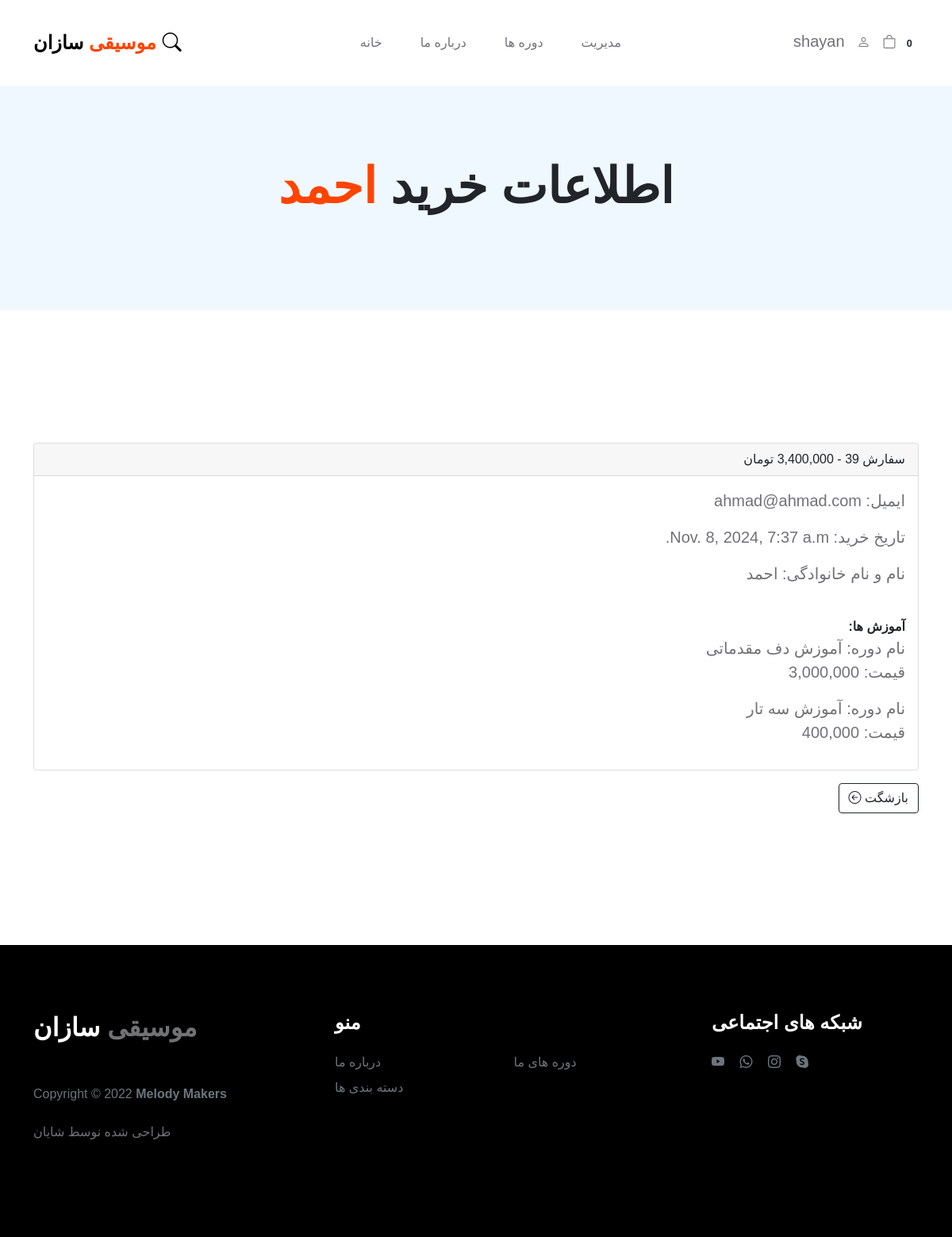
Page /payment/orders/39 (signed in) on the committed database.
### Payment/models.py (models this page shows, shortened)
class Order(models.Model):
    user = models.ForeignKey(User, on_delete=models.CASCADE, null=True, blank=True)
    full_name = models.CharField(max_length=50)
    email = models.EmailField(max_length=250)
    amount_paid = models.DecimalField(max_digits=13, decimal_places=0)
    date_ordered = models.DateTimeField(auto_now_add=True)

class OrderItem(models.Model):
    order = models.ForeignKey(Order, on_delete=models.CASCADE, null=True, blank=True)
    course = models.ForeignKey(Course, on_delete=models.CASCADE, null=True, blank=True)
    user = models.ForeignKey(User, on_delete=models.CASCADE, null=True, blank=True)
    price = models.DecimalField(max_digits=13,decimal_places=0)

### Course/models.py (models this page shows)
class Course(models.Model):
    name = models.CharField(max_length=40)
    description = models.CharField(max_length=500, default='', blank=True)
    price = models.DecimalField(default=0, decimal_places=0, max_digits=150)
    category = models.ForeignKey(Category,on_delete=models.CASCADE,default=1)
    picture = models.ImageField(upload_to='upload/course/')
    is_sale = models.BooleanField(default=False)
    sale_price = models.DecimalField(max_digits=14, decimal_places=0, null=True, blank=True)
    length = models.CharField(default=0, max_length=250)
    days = models.CharField(max_length=40,default='')
    teacher_name = models.CharField(max_length=40,default='')
    def __str__(self):
        return self.name

### Payment/views.py (the view)
# urls.py: path('orders/<int:pk>', views.orders, name='orders'),
def orders(request,pk):
    if request.user.is_authenticated and request.user.is_superuser:
        order = Order.objects.get(id=pk)
        items = OrderItem.objects.filter(order=pk)
        return render(request, 'orders.html', {"order":order, "items":items})

### Cart/cart.py (called while the page is built)
    def __len__(self):
        return len(self.cart)

### Cart/context_processors.py (called while the page is built)
def cart(request):
    return{'cart':Cart(request)}

### Payment/templates/orders.html
{% extends 'base.html' %}
{% load static %}
{% load humanize %}
{% block content %}
<header class="site-header section-padding d-flex justify-content-center align-items-center">
    <div class="container">
        <div class="row">
            <center>
              <div class="col-lg-10 col-12" dir="rtl">
                <h1>
                    <span class=" text-dark">   اطلاعات خرید    </span>
                    <span class="text-primary">{{order.full_name}} </span>
                </h1>
            </div>
            </center>
        </div>
    </div>
  </header>
 <section class="h-100 h-custom"  dir="rtl">
    <div class="container py-5 h-100">
        <div class="row d-flex justify-content-center align-items-center h-100">
            <div class="col-7 col-sm">
                <div class="card">
                    <div class="card-header">
                      سفارش {{order.id}}  -  {{order.amount_paid | intcomma}} تومان
                    </div>
                    <div class="card-body">
                        <p>ایمیل: {{order.email}}</p>
                        <p>تاریخ خرید: {{order.date_ordered}}</p>
                        <p>نام و نام خانوادگی: {{order.full_name}}</p><br>
                        <strong> آموزش ها:</strong>
                        {% for item in items %}
                        <p> نام دوره: {{ item.course }} <br>قیمت: {{item.price | intcomma}}</p>
                        {% endfor %}
                    </div>
                  </div>
                  <a class="btn btn-outline-dark flex-shrink-0  mt-3" href="{% url 'item_list' %}">
                    بازشگت
                    <i class="bi bi-arrow-left-circle"></i>
                   </a>
            </div>
        </div>
    </div>
  </section>
{% endblock content %}

### Course/templates/navbar.html (shortened to what this page needs)
<nav class="navbar navbar-expand-lg">
    <div class="container">
        <a class="navbar-brand" href="{% url 'home' %}">
            <strong><span>موسیقی</span> سازان</strong>
        </a>
        <a class="navbar-brand mx-2" href="{% url 'search' %}">
            <i class="bi bi-search"></i>
        </a>
        <div class="collapse navbar-collapse" id="navbarNav">
            <ul class="navbar-nav mx-auto">
                <li class="nav-item">
                    <a class="nav-link" href="{% url 'home' %}">خانه</a>
                </li>
                <li class="nav-item">
                    <a class="nav-link" href="{% url 'about' %}">درباره ما</a>
                </li>
                <li class="nav-item dropdown">
                    <a class="nav-link dropdown-toggle" id="navbarDropdown" href="#" role="button" data-bs-toggle="dropdown" aria-expanded="false">دوره ها</a>
                </li>
                {% if user.is_superuser %}
                    <li class="nav-item dropdown">
                        <a class="nav-link dropdown-toggle" id="navbarDropdown" href="{% url 'update_user' %}" role="button" data-bs-toggle="dropdown" aria-expanded="false">مدیریت</a>
                    </li>
                {% endif %}
            </ul>
        </div>
        <div class="d-flex align-items-center ms-auto">
            {% if user.is_authenticated %}
            <p style="margin-top: 12px;">{{user.username}}</p>
                <div class="nav-item dropdown">
                    <a class="nav-link dropdown-toggle bi-person custom-icon" id="navbarDropdown" href="#" role="button" data-bs-toggle="dropdown" aria-expanded="false"></a>
                </div>
            {% else %}
                <a href="{% url 'login' %}" class="bi-person custom-icon me-3"></a>
            {% endif %}
            <form action="d-flex">
                <a href="{% url 'cart_summary' %}" class="bi-bag custom-icon">
                    <span class="badge bg-white text-dark rounded-pill" id="cart_quantity">{{ cart|length }}</span>
                </a>
            </form>
        </div>
    </div>
</nav>

### static/css/tooplate-little-fashion.css (style rules this page uses)
:root { --white-color: #FFFFFF; --primary-color: #FF4400; --section-bg-color: #f0f8ff; --dark-color: #000000; --grey-color: #d0d1d1; --p-color: #717275; --body-font-family: 'B Nazanin', 'Vazir', sans-serif; --h5-font-size: 24px; --p-font-size: 20px; --copyright-text-font-size: 16px; --product-link-font-size: 14px; --custom-link-font-size: 12px; --font-weight-thin: 100; --font-weight-light: 300; --font-weight-normal: 400; --font-weight-bold: 700; --font-weight-black: 900; }
body, html { height: 100%; }
html { scroll-behavior: smooth; }
body { background: var(--white-color); font-family: var(--body-font-family); position: relative; }
h1, h2, h3, h4, h5, h6 { font-weight: var(--font-weight-bold); }
h1, h2 { font-weight: var(--font-weight-black); }
h1 { font-size: 64px; line-height: normal; }
p { color: var(--p-color); font-size: var(--p-font-size); font-weight: var(--font-weight-light); }
a, button { touch-action: manipulation; transition: all 0.3s; }
a { color: var(--p-color); text-decoration: none; }
.text-primary { color: var(--primary-color) !important; }
b, strong { font-weight: var(--font-weight-bold); }
.custom-icon { color: var(--p-color); font-size: 24px; }
.custom-icon { display: inline-block; vertical-align: middle; }
.bi-bag.custom-icon { font-size: 17px; }
.navbar { background: var(--white-color); position: fixed; top: 0; right: 0; left: 0; padding: 25px 0; z-index: 2; will-change: transform; transition: transform 300ms linear; }
.navbar span, h2 span, h4 span { color: var(--primary-color); }
.navbar-brand { color: var(--dark-color); font-size: 24px; font-weight: var(--font-weight-light); margin: 0; padding: 0; }
.navbar-expand-lg .navbar-nav .nav-link { display: inline-block; padding: 0; margin-right: 1.5rem; margin-left: 1.5rem; }
.nav-link { color: var(--p-color); font-size: 16px; position: relative; }
.navbar .nav-link::after { position: absolute; top: 100%; left: 0; width: 100%; height: 2px; background: var(--grey-color); content: ''; opacity: 0; -webkit-transition: opacity 0.3s, -webkit-transform 0.3s; -moz-transition: opacity 0.3s, -moz-transform 0.3s; transition: opacity 0.3s, transform 0.3s; -webkit-transform: translateY(10px); -moz-transform: translateY(10px); transform: translateY(10px); }
.site-header { background-color: var(--section-bg-color); position: relative; overflow: hidden; margin-top: 86px; }
.site-header.section-padding { padding-top: 7rem; padding-bottom: 7rem; }
section { content-visibility: auto; contain-intrinsic-size: 700px; }
.section-padding { padding-top: 7rem; padding-bottom: 7rem; }
@media screen and (max-width: 1200px) { h1 { font-size: 62px; } }

### rows in the picture
Order: full_name "احمد", email "ahmad@ahmad.com", date_ordered "Nov. 8, 2024, 7:37 a.m."
OrderItem: course "آموزش دف مقدماتی", price "3,000,000"
OrderItem: course "آموزش سه تار", price "400,000"

### other values in the picture
{{ user.username }} "shayan"
{{ cart|length }} "0"
